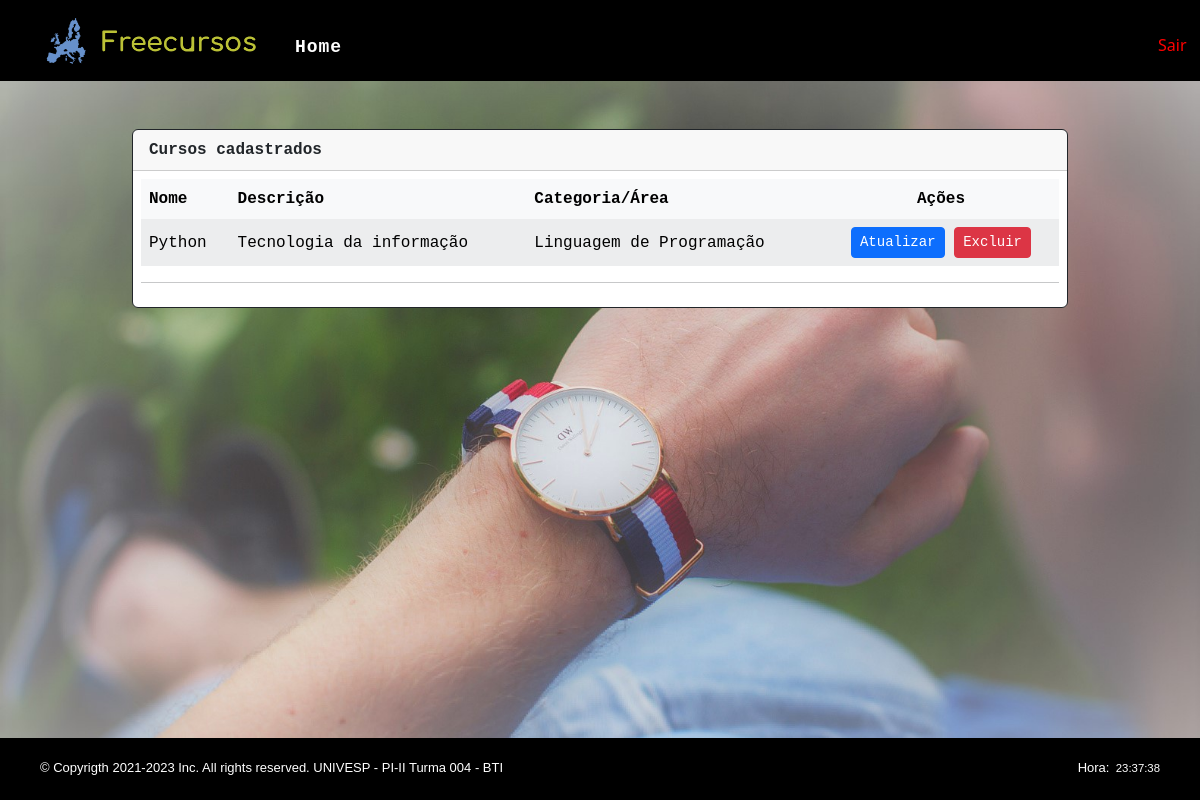
Screenshot of /cursos/lista with the database file from the repository.
### core/models.py (models this page shows, shortened)
class Cursos(models.Model):
    nome = models.CharField(
        max_length=100,
        null=False,
        blank=False
    )
    descricao = models.CharField(
        max_length=255,
        null=False,
        blank=False
    )
    categoria = models.CharField(
        max_length=150,
        null=True,
        blank=True
    )
    inscricao = models.DateField(
        null=True,
        blank=True
    )
    objetos = models.Manager()

### erp/views.py (the view)
# urls.py: path('cursos/lista', views.ListaCursosView.as_view(), name="lista_cursos"),
class ListaCursosView(ListView):
    template_name = "erp/cursos/lista.html"
    model = Cursos
    context_object_name = "cursos"

### erp/templatetags/tempo_atual.py (called while the page is built)
@register.simple_tag
def tempo_atual():
    return datetime.datetime.now().strftime('%H:%M:%S')

### erp/templates/erp/cursos/lista.html (shortened to what this page needs)
{% extends "erp/_layouts/base.html" %}
{% block conteudo %}
    <div class="container mt-5">
        <div class="row">
            <div class="col-lg-12 col-md-12 col-sm-12 col-xs-12">
                <div class="card border-dark">
                    <div class="card-header"><b>Cursos cadastrados</b></div>
                    <div class="card-body">
                        {% if cursos|length > 0 %}
                            <table class="table table-light table-striped table-hover align-middle">
                                <thead>
                                <tr>
                                    <th scope="col">Nome</th>
                                    <th scope="col">Descrição</th>
                                    <th scope="col">Categoria/Área</th>
                                    <th scope="col" class="text-center">Ações</th>
                                </tr>
                                </thead>
                                {% for cursos in cursos %}
                                <tr>
                                    <td>{{ cursos.nome }}</td>
                                    <td>{{ cursos.descricao }}</td>
                                    <td>{{ cursos.categoria }}</td>
                                    <td class="text-center">
                                        <a href="{% url 'erp:atualiza_cursos' pk=cursos.id %}"
                                           class="btn btn-primary btn-sm">Atualizar</a>
                                        <a href="{% url 'erp:deleta_cursos' pk=cursos.id %}"
                                           class="btn btn-danger btn-sm">Excluir</a>
                                    </td>
                                </tr>
                                {% endfor %}
                            </table>
                        {% else %}
                            <div class="text-center mt-5 mb-5 jumbotron">
                                <h5>Nenhum <code>Curso</code> cadastrado ainda.</h5>
                            </div>
                        {% endif %}
                        <hr/>
                    </div>
                </div>
            </div>
        </div>
    </div>
{% endblock %}

### erp/static/erp/css/login.css (style rules this page uses)
td { margin-bottom: 8px; color: #FFFFFF; font-family: Montserrat, Roboto, Verdana, Geneva, Tahoma, sans-serif; font-weight: 400; }

### erp/static/erp/css/master.css (style rules this page uses)
* { margin: 0; padding: 0; box-sizing: border-box; }
body { background-repeat: no-repeat; background-size: cover; background-position: 50% 40px; background-image: url(../img/technology2_dagua.jpg); background-color: #000000; }
body { margin: 0; padding: 0; box-sizing: border-box; width: 100%; height: 100%; }
.mt-5 { font-family: 'Courier New', Courier, monospace, Montserrat, Robot, Verdana, Geneva, Tahoma, sans-serif; width:80%; }
.col-sm-12 { margin-bottom: 10px; }
.card-body { padding: 8px; }

### rows the page displays
Cursos: nome "Python", descricao "Tecnologia da informação", categoria "Linguagem de Programação"
